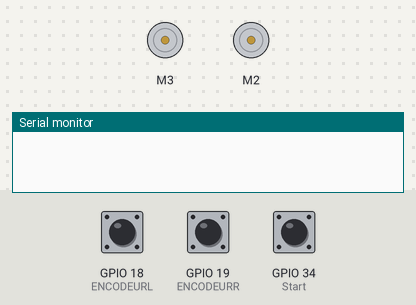
A sketch run on a simulated ESP32. Parts: 2 × DC motor (green arrow = forward, orange = backward, longer = faster), the last lines printed to the serial monitor. The test bench sets the inputs (shaded band); at power-on: GPIO 34 (Start) LOW, GPIO 18 (ENCODEURL) HIGH, GPIO 19 (ENCODEURR) HIGH.

Above: at 0.8 s.
0.9 s: GPIO 34 (Start) pulled HIGH for 0.15 s
At 1.5 s:
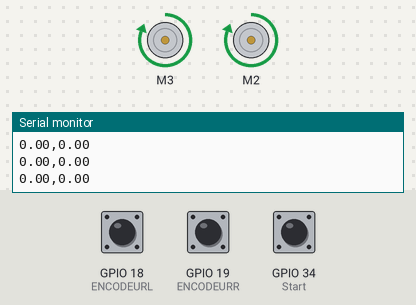
8.0 s: GPIO 34 (Start) pulled HIGH for 1 s
At 9.3 s:
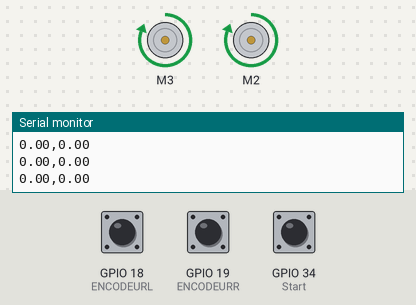
12.0 s: GPIO 34 (Start) pulled HIGH for 3.2 s
Timing chart, 0 to 20.7 s (numbered marks = the images above; inputs shaded):
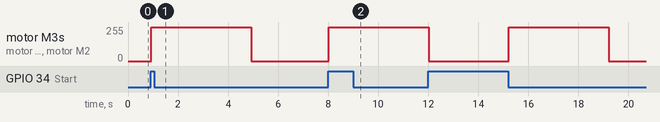

Measured:
- after the input at 0.9 s, motor M3, motor M2: stopped → forward 255/255 at once, → stopped 4.0 s later
- after the input at 8.0 s, motor M3, motor M2: stopped → forward 255/255 at once

The sketch:

vTatonnementAsservSolo.ino
```cpp
//*****************************************************************************************************************************************

//            Coefficients fixes et à déterminer empiriquement mais Classe pour les moteurs et asservissement en vitesse ok

//            J'essaie de faire l'asservissement pour que le robot roule droit

//*****************************************************************************************************************************************

#include <AFMotor.h>
#include <TimerOne.h>

#define ENCODEURR 19
#define ENCODEURL 18

//____________________________________________________LaGrandeClasse___________________________________________

class ClasseMoteur{

  private:
    float _kp;
    float _ki;
    float _kd;
    double _somme_erreur;
    double _delta_erreur;
    double _erreur_precedente;
    double _speedDelta;
    double _MotorPWM;
    double _tickperround;


  public:


    double speedM;
    long ttlTicks;
    double cibleVitesse;
    AF_DCMotor motor;

    ClasseMoteur(unsigned int tickperround, AF_DCMotor motor,float kp, float ki, float kd){

      this->motor = motor;
      this->_tickperround = tickperround;
      this->speedM = 0;
      this->ttlTicks = 0;
      this->_kp = kp;
      this->_ki = ki;
      this->_kd = kd;
      this->cibleVitesse = 0;
      this->_somme_erreur=0;
      this->_delta_erreur=0;
      this->_erreur_precedente=0;
      this->_MotorPWM=0;
    }


    void routine(int hallTicks){
      MotorAsserv();
      speedM = (hallTicks/_tickperround)/0.02; // Le 0.1 doit correspondre a la fréquence de relevé de speed ligne 20
      ttlTicks += hallTicks;
    }

    void MotorAsserv(){ // Fonction qui asservit les moteurs aux variables cibleVitesseL et cibleVitesseR
      // Motor Right

      _speedDelta = cibleVitesse - speedM;
      _somme_erreur += _speedDelta;
      _delta_erreur = _speedDelta - _erreur_precedente;
      _erreur_precedente = _speedDelta;

      _MotorPWM = _kp * _speedDelta + _ki * _somme_erreur + _kd * _delta_erreur;

      if (_MotorPWM > 255) _MotorPWM = 255;
      else if (_MotorPWM < 0) _MotorPWM = 0;

      motor.setSpeed(_MotorPWM);
    }

    void datSpeed(float cible){
      resetParamAsserv();
      cibleVitesse = cible;
    }

    void resetParamAsserv(){
      _somme_erreur=0;
      _delta_erreur=0;
      _erreur_precedente=0;
    }

};

//____________________________________________________Fin de LaGrandeClasse___________________________________________

//___________________________________________________Création objets/variables_________________________________________________________

double tickperround = 600; // Valeur à changer en fonction du capteur à effet hall
volatile int hallTicksR;
volatile int hallTicksL;
int Start = 34;     // Capteur méanique de Start déclaré connecté broche 34
long court;

//Creation des objets moteurs
AF_DCMotor motorR = AF_DCMotor(3, MOTOR34_64KHZ); // Initalisation du moteur branchements sur M1
AF_DCMotor motorL = AF_DCMotor(2, MOTOR12_64KHZ); // Initalisation du moteur branchements sur M1
ClasseMoteur MDROIT = ClasseMoteur(600, motorR, 200, 10, 0);
ClasseMoteur MGAUCHE = ClasseMoteur(600, motorL, 160, 10, 0); // Coefficients d'asservissement à parametrer ! kp,ki,kd

//____________________________________________________Def Fonctions___________________________________________________

void ToutDroitCapitaine(float ciblasse){
  MDROIT.datSpeed(ciblasse);
  MGAUCHE.datSpeed(ciblasse);
}

void timerSpeed(){

  MDROIT.routine(hallTicksR);
  hallTicksR = 0;
  MGAUCHE.routine(hallTicksL);
  hallTicksL = 0;

  Serial.print(MGAUCHE.speedM);
  Serial.print(",");
  Serial.println(MDROIT.speedM);
}

void compteurR(){hallTicksR++;}
void compteurL(){hallTicksL++;}


//____________________________________________________Debut programme_________________________________________________________


void setup() {
  Serial.begin(115200);           // set up Serial library at 115200

  pinMode(Start, INPUT);
  digitalWrite (Start, HIGH);


  //Serial.println("Attente d'appui sur Start");

  if (digitalRead(Start)==HIGH){         //
    while(digitalRead(Start)==HIGH);     //    Lancement si l'interrupteur de start change d'état
  } else if (digitalRead(Start)==LOW){   //
    while(digitalRead(Start)==LOW);      //
  }
  court = millis();


  pinMode(ENCODEURR, INPUT_PULLUP);
  pinMode(ENCODEURL, INPUT_PULLUP);
  attachInterrupt(digitalPinToInterrupt(19), compteurR, CHANGE);
  attachInterrupt(digitalPinToInterrupt(18), compteurL, CHANGE);

  Timer1.initialize(20000); // On défini le timeur : 50000 microseconds ( 0.05 sec - or 20Hz )
  Timer1.attachInterrupt( timerSpeed );


  MDROIT.motor.run(FORWARD);     // ^
  MGAUCHE.motor.run(FORWARD);    // | Exemple de commande des moteurs
  ToutDroitCapitaine(0);         // v
}


void loop() {

  MDROIT.motor.run(FORWARD);
  MGAUCHE.motor.run(FORWARD);
  ToutDroitCapitaine(2.00);

    delay(4000);

  ToutDroitCapitaine(0.00);

  if (digitalRead(Start)==HIGH){         //
    while(digitalRead(Start)==HIGH);     //    Lancement si l'interrupteur de start change d'état
  } else if (digitalRead(Start)==LOW){   //
    while(digitalRead(Start)==LOW);      //
  }

}
```
